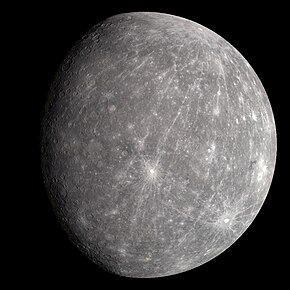
#> input picture mercury.jpg, 290 x 290 px
$ python bitmap.py   (older library calls are emulated)
#> lines starting #> are read from the running program, lines starting #| are printed output that depends on the picture; after the words box and inside, x2 and y2 are one past the last pixel; in counts of white or black regions, pixels touching at a corner belong together
from PIL import Image
import numpy as np

def image_to_bw_array(image_path):
    """
    Converts an image to a 128x128 black and white array of 0's and 1's.

    Parameters:
    - image_path (str): The file path to the image.

    Returns:
    - np.ndarray: A 128x128 numpy array of 0's and 1's.
    """
#> called with image_path = 'mercury.jpg'
    # Open the image
    img = Image.open(image_path)
#> img is the input picture: PIL image 290x290 RGB; mean R, G, B 75.4, 73.6, 73.6
    # Convert to grayscale
    img = img.convert('L')
#> img: PIL image 290x290 L
    # Resize to 128x128 pixels
    img = img.resize((128, 128), Image.ANTIALIAS)
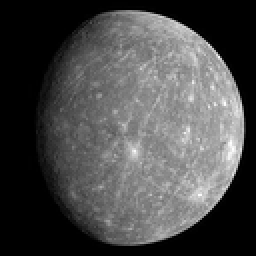
#> img: PIL image 128x128 L (shown 2 times larger); min 0, max 255, mean 74.2
    # Convert to black and white using a threshold (128 for mid-point)
    threshold = 128
    img = img.point(lambda x: 0 if x < threshold else 255, '1')
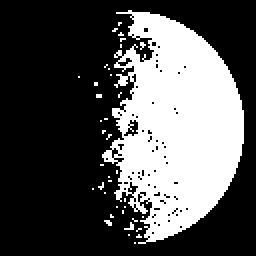
#> img: PIL image 128x128 1 (shown 2 times larger); 32.4% white; 38 white regions (37 under 20 px), largest, box (x1, y1, x2, y2) and area: (51, 5, 122, 122) 5200
    # Convert image data to a numpy array
    arr = np.array(img).astype(np.uint8)
    # In '1' mode, pixels are 0 or 255, normalize to 0 or 1
    # arr = arr // 255
    img.save("test.png")
    return arr

# [44 lines left out: functions array_to_image, save_array_to_file, read_array_from_file, not called in this run]


if __name__ == "__main__":
    mercury = image_to_bw_array("mercury.jpg")
    venus = image_to_bw_array("venus.jpg")
#> (the run stopped early here; a loop or call above may not have finished)
